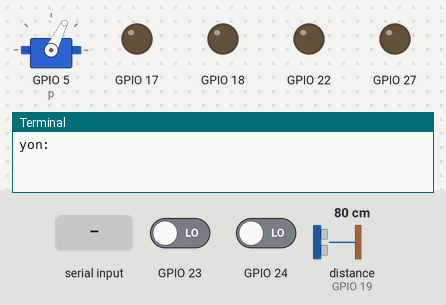
This program was run on a simulated Raspberry Pi (BCM pin numbers). Parts: servo, output pins drawn as LEDs (lit = HIGH), the last lines printed to the terminal. Dashed ring = blinking. The inputs (shaded band) are chosen by the test bench; at power-on: distance to the obstacle (sensor on GPIO 19) 80 cm, GPIO 23 LOW, GPIO 24 LOW. The echo pulse lasts 58.3 µs per cm; random numbers come from a fixed seed; servo angles are drawn from the pulse width (0.5 ms = 0°, 2.5 ms = 180°); the clock reads 2024-03-15 10:24:30 at power-on unless the program sets it; pins used as bus, display or sensor lines are not drawn.

Above: at 1.9 s.
2.0 s: "r" typed at the terminal, then Enter
At 2.18 s:
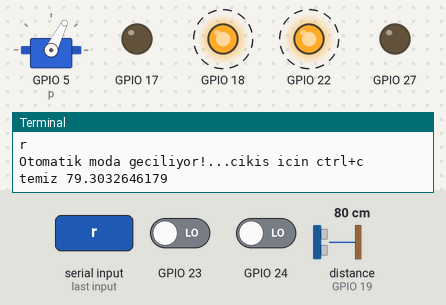
5.0 s: distance to the obstacle (sensor on GPIO 19) set to 2 cm
At 6.9 s:
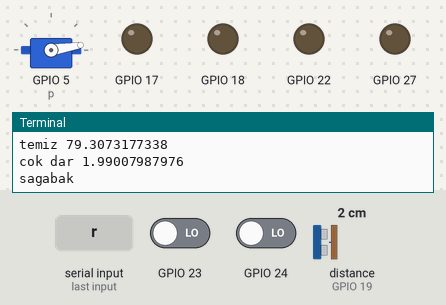
At 9.5 s:
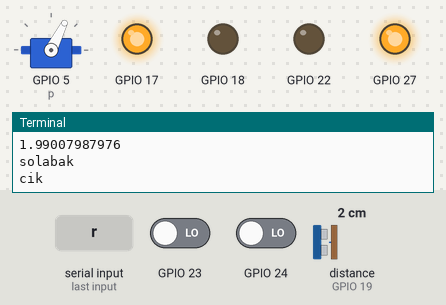
Timing chart, 0 to 14.0 s (numbered marks = the images above; inputs shaded):
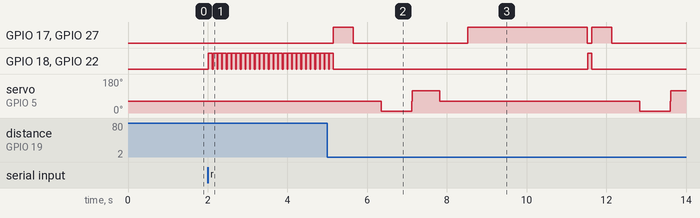

The program:

robot3.py
```python
import RPi.GPIO as gpio
import time
from mesafe import distance
import random

def init():
    gpio.setmode(gpio.BCM)
    gpio.setup(27,gpio.OUT)
    gpio.setup(17,gpio.OUT)
    gpio.setup(18,gpio.OUT)
    gpio.setup(22,gpio.OUT)
    gpio.setup(23,gpio.IN)
    gpio.setup(24,gpio.IN)

def ileri(tf):
    init()
    gpio.output(22,1)
    gpio.output(18,1)
    gpio.output(17,0)
    gpio.output(27,0)
    time.sleep(tf)
    gpio.cleanup()

def geri(tf):
    init()
    gpio.output(17,1)
    gpio.output(27,1)
    gpio.output(18,0)
    gpio.output(22,0)
    time.sleep(tf)
    gpio.cleanup()

def sol(tf):
    init()
    gpio.output(18,1)
    gpio.output(27,1)
    gpio.output(17,0)
    gpio.output(22,0)
    time.sleep(tf)
    gpio.cleanup()

def sag(tf):
    init()
    gpio.output(22,1)
    gpio.output(17,1)
    gpio.output(18,0)
    gpio.output(27,0)
    time.sleep(tf)
    gpio.cleanup()

def dur():
    init()
    gpio.output(22,0)
    gpio.output(17,0)
    gpio.output(18,0)
    gpio.output(27,0)
    gpio.cleanup()

def servo(tf):
    gpio.setmode(gpio.BCM)
    gpio.setup(5,gpio.OUT)
    p = gpio.PWM(5,50)
    p.start(6)
    p.ChangeDutyCycle(tf)
    time.sleep(0.7)
    gpio.cleanup()

def kontrol():
    x = random.randrange(1,3)
    if (x == 1):
        print "sagabak"
        servo(3)
        time.sleep(0.05)
        dis = distance('cm')
        print dis
        if dis < 15:
            print "solabak"
            servo(9)
            dis = distance('cm')
            if dis < 15:
                print "cik"
                servo(6)
                geri(3)
            else:
                servo(6)
                geri(0.9)
                sol(1.5)
        else:
            servo(6)
            geri(0.9)
            sag(1.5)
    if (x == 2):
        print "solabak"
        servo(9)
        time.sleep(0.05)
        dis = distance('cm')
        print dis
        if dis < 15:
            print"sagabak"
            servo(3)
            dis = distance('cm')
            if dis < 15:
                print "cik"
                servo(6)
                geri(3)
            else:
                servo(6)
                geri(0.9)
                sag(1.5)
        else:
            servo(6)
            geri(0.9)
            sol(1.5)

while (True):
    servo(6)
    dis = distance('cm')
    y = raw_input("yon:")
    time.sleep(0.003)
    if(y == "w"):
        print "ileri"
        ileri(0.7)
    elif(y == "s"):
        print "geri"
        geri(0.7)
    elif(y == "a"):
        print "sol"
        sol(0.7)
    elif(y == "d"):
        print "sag"
        sag(0.7)
    elif(y == "r"):
        print "Otomatik moda geciliyor!...cikis icin ctrl+c"
        while (True):
            dis = distance('cm')
            init()
            if (gpio.input(23) == 0 and gpio.input(24) == 0):
                ileri(0.1)
            elif (gpio.input(23) == 1 and gpio.input(24) == 0):
                sol(0.1)
            elif (gpio.input(23) == 0 and gpio.input(24) == 1):
                sag(0.1)
            else:
                pass
            if dis < 15:
                print "cok dar",dis
                geri(0.5)
                servo(6)
                kontrol()
            elif dis < 25:
                print "dar",dis
            else:
                print "temiz",dis
            dur()
    elif(y == "c"):
        print "hoscakal"
        break
    else:
        print "tkrr"
        pass
    if dis < 15:
        print "cok dar",dis
        geri(0.5)
        kontrol()
    elif dis < 25:
        print "dar",dis

    else:
        print "temiz",dis
        servo(6)
```

mesafe.py
```python
import RPi.GPIO as gpio
import time

def distance(measure='cm'):
    gpio.setmode(gpio.BCM)
    trig = 13
    echo = 19
    gpio.setup(trig,gpio.OUT)
    gpio.output(trig,0)
    gpio.setup(echo,gpio.IN)

    time.sleep(0.01)

    gpio.output(trig,1)
    time.sleep(0.00001)
    gpio.output(trig,0)

    while gpio.input(echo) == 0:
            pass
    start = time.time()

    while gpio.input(echo) == 1:
            pass
    stop = time.time()

    distance = (stop - start) * 17000

    gpio.cleanup()
    return distance

#print (distance('cm'))
```

Measured:
- after the input at 2.0 s, GPIO 18, GPIO 22: alternates HIGH for 0.10 s and LOW for 0.02 s, starting at once
- after the input at 5.0 s, GPIO 17, GPIO 27: goes HIGH 0.50 s, LOW 2.9 s, HIGH 3.0 s, LOW 0.11 s, HIGH 0.50 s, then LOW, starting after 0.15 s; servo on GPIO 5 (p): 63° → 9° after 1.4 s, → 117° 0.76 s later, → 63° 0.71 s later, → 9° 5.0 s later, … (5 changes in this stretch)
